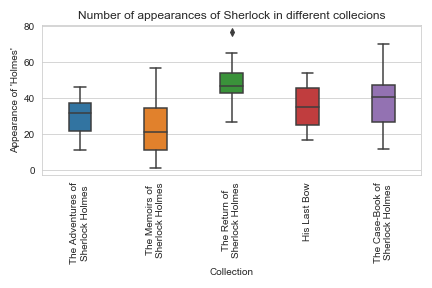

Generate this figure with Python:
#%%
import nltk
import json
import re
import pandas as pd
import seaborn as sns
import matplotlib.pyplot as plt
import textwrap
#%%
with open("../story_characters.json", "r") as fp:
    data = json.load(fp)
data

#%%
with open("../dataset/metadata.json", "r") as fp:
    metadata = json.load(fp)
metadata

# %%
combined_names=[]
for i in data.values():
  for j in i:
    combined_names.append(j)
print (combined_names)

# %%

distinct_names = []
for name in combined_names:
    if name not in distinct_names:
        distinct_names.append(name)
print(distinct_names)
r = re.compile("'Sherlock'")
a = list(filter(r.match,distinct_names))
print(a) #none =)
# %%
#count number of Holmes appearance in each story 
counts = []
for v in data.values():
    s = sum('Holmes' in name for name in v)
    counts.append(s)
print(counts)

# %%
story_collection = {}

for collection_id, collection in metadata['collections'].items():
    for story in collection["stories"].keys():
        story_collection[story] = collection["title"]
print(story_collection)
# %%
# %%
stories = data.keys()
df = pd.DataFrame(stories, columns = ['Story'])
df["Counts of Holmes"] = counts
collections = []
for story in stories:
    collections.append(story_collection[story])
df["Collection"] = collections
print(df)

# %%
order=["The Adventures of Sherlock Holmes", 
"The Memoirs of Sherlock Holmes", 
"The Return of Sherlock Holmes", 
"His Last Bow", 
"The Case-Book of Sherlock Holmes"]
plt.figure()
sns.set_style("whitegrid")
g = sns.boxplot( x=df["Collection"], y=df["Counts of Holmes"], width=0.3, order = order)
g.set_ylabel("Appearance of 'Holmes'")
g.set_xticklabels(g.get_xticklabels(),rotation=90)
g.set_xticklabels(textwrap.fill(x.get_text(), 20) for x in g.get_xticklabels())
g.set_title('Number of appearances of Sherlock in different collecions')
plt.tight_layout()
plt.savefig('appearances_of_Sherlock.png')
# %%
